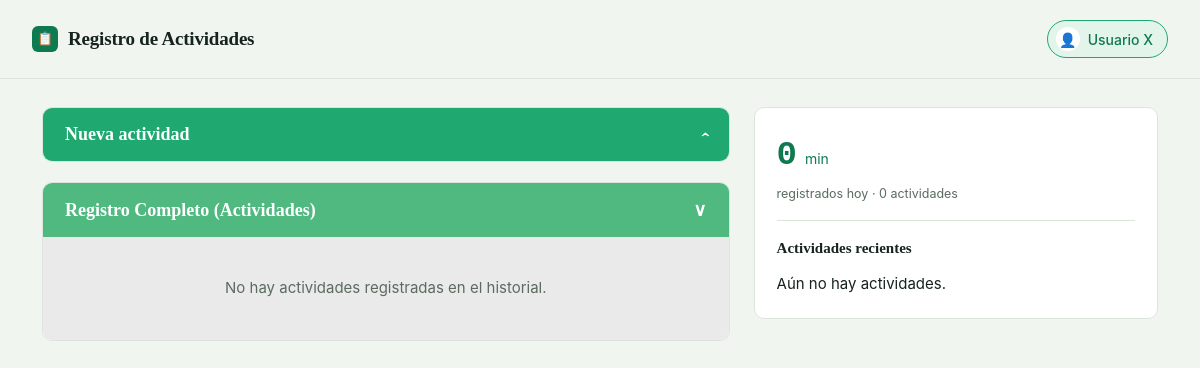
Before: / with the older database file.
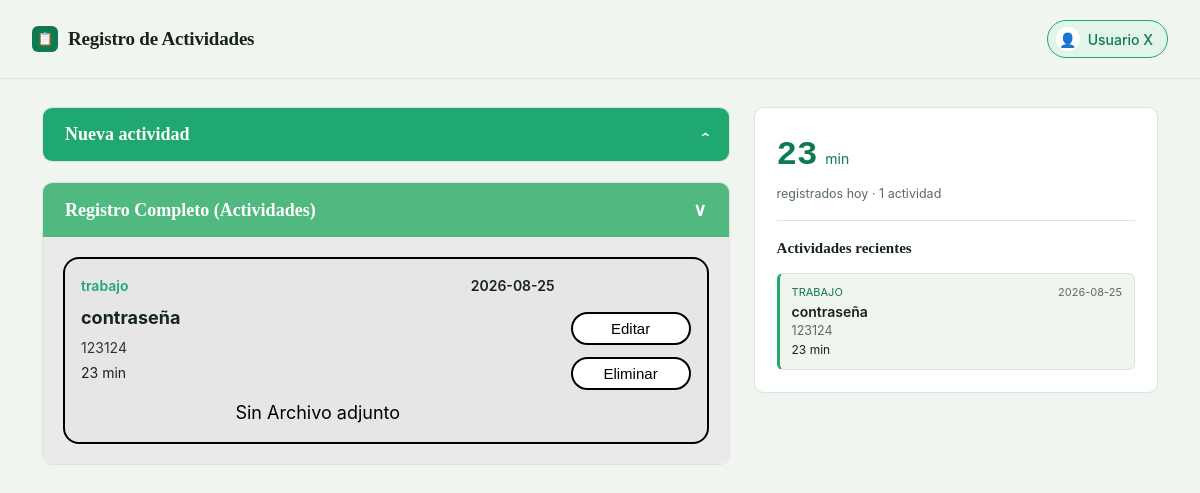
After: the same page with the newer database file.
### tables this page shows
CREATE TABLE activities (
    id INTEGER PRIMARY KEY AUTOINCREMENT,
    title TEXT NOT NULL,
    description TEXT,
    category TEXT,
    activity_date TEXT NOT NULL,
    duration_minutes INTEGER,
    attachment_path TEXT,
    created_at TEXT NOT NULL,
    updated_at TEXT NOT NULL
);

### app.py (the view)
@app.route("/", methods=["GET"])
def index():
    activities = db.list()
    return render_template(
        "index.html",
        activities=activities[:8],
        all_activities=activities,
        categories=CATEGORIES,
        today=date.today().isoformat(),
        stats=_today_stats(activities),
    )

### app.py (called while the page is built)
def _today_stats(activities):
    today = date.today().isoformat()
    minutes = sum(a.duration_minutes or 0 for a in activities if a.activity_date == today)
    count = sum(1 for a in activities if a.activity_date == today)
    return {"minutes": minutes, "count": count}

### database.py (called while the page is built)
    @contextmanager
    def _connect(self):
        conn = sqlite3.connect(self.db_path)
        conn.execute("PRAGMA foreign_keys = ON")
        try:
            yield conn
            conn.commit()
        finally:
            conn.close()

    def list(self, category: Optional[str] = None,
              activity_date: Optional[str] = None) -> List[Activity]:
        query = "SELECT * FROM activities WHERE 1=1"
        params = []
        if category:
            query += " AND category = ?"
            params.append(category)
        if activity_date:
            query += " AND activity_date = ?"
            params.append(activity_date)
        query += " ORDER BY activity_date DESC, id DESC"
        with self._connect() as conn:
            rows = conn.execute(query, params).fetchall()
        return [Activity.from_row(r) for r in rows]

### models.py (called while the page is built)
    def __post_init__(self):
        self.validate()

    def validate(self):
        if not self.title or not self.title.strip():
            raise ActivityValidationError("El título es obligatorio.")
        if len(self.title) > 150:
            raise ActivityValidationError("El título no puede superar 150 caracteres.")
        try:
            datetime.strptime(self.activity_date, "%Y-%m-%d")
        except (ValueError, TypeError):
            raise ActivityValidationError(
                "activity_date debe tener formato YYYY-MM-DD."
            )
        if self.duration_minutes is not None:
            if not isinstance(self.duration_minutes, int) or self.duration_minutes < 0:
                raise ActivityValidationError(
                    "duration_minutes debe ser un entero >= 0."
                )

### templates/index.html (shortened to what this page needs)
<!DOCTYPE html>
<html lang="es">
<head>
  <link rel="stylesheet" href="{{ url_for('static', filename='css/styles.css') }}">
</head>
<body>
  <header class="topbar">
    <div class="brand">
      <span class="brand-mark">📋</span>
      <span class="brand-name">Registro de Actividades</span>
    </div>
    <div class="user-chip">
      <span class="avatar">👤</span>
      <span>Usuario X</span>
    </div>
  </header>
  <main class="layout">
    <section class="main-column">
      <div class="panel">
        <button type="button" class="panel-header" id="panelToggle" aria-expanded="false">
          <span>Nueva actividad</span>
          <span class="chevron">›</span>
        </button>
      </div>
      <div class="panel full-registry-panel">
        <button type="button" class="panel-header accordion-header" id="registryToggle" aria-expanded="true">
          <span>Registro Completo (Actividades)</span>
          <span class="chevron">∨</span>
        </button>
        <div class="registry-body" id="registryBody">
          {% if all_activities %}
            <div class="full-activity-list">
              {% for a in all_activities %}
                <div class="registry-card">
                  <div class="card-content">
                    <div class="card-meta">
                      <span class="card-category">{{ a.category or 'Sin categoría' }}</span>
                      <span class="card-date">{{ a.activity_date }}</span>
                    </div>
                    <h4 class="card-title">{{ a.title }}</h4>
                    <p class="card-desc">{{ a.description or 'Sin mensaje / descripción' }}</p>
                    <div class="card-duration">{{ a.duration_minutes if a.duration_minutes is not none else '0' }} min</div>
                    <div class="card-attachment-slot">
                      {% if a.attachment_path %}
                        <a href="{{ url_for('uploaded_file', filename=a.attachment_path) }}" target="_blank" class="attachment-box has-file">
                          📄 Archivo: {{ a.attachment_path.split('_', 1)[1] if '_' in a.attachment_path else a.attachment_path }}
                        </a>
                      {% else %}
                        <div class="attachment-box empty">Sin Archivo adjunto</div>
                      {% endif %}
                    </div>
                  </div>
                  <div class="card-actions">
                        <button type="button" class="btn-action edit-btn"
                          data-id="{{ a.id }}"
                          data-title="{{ a.title|e }}"
                          data-category="{{ (a.category or '')|e }}"
                          data-date="{{ a.activity_date|e }}"
                          data-duration="{{ a.duration_minutes if a.duration_minutes is not none else '' }}"
                          data-description="{{ (a.description or '')|e }}"
                          onclick="openEditModal(this.dataset.id, this.dataset.title, this.dataset.category, this.dataset.date, this.dataset.duration, this.dataset.description)">
                      Editar
                    </button>
                    <button type="button" class="btn-action delete-btn" onclick="openDeleteModal('{{ a.id }}', '{{ a.title|escape }}')">
                      Eliminar
                    </button>
                  </div>
                </div>
              {% endfor %}
            </div>
          {% else %}
            <div class="empty-registry">No hay actividades registradas en el historial.</div>
          {% endif %}
        </div>
      </div>
    </section>
    <aside class="sidebar panel">
      <div class="today-stat">
        <span class="today-number">{{ stats.minutes }}</span>
        <span class="today-unit">min</span>
        <div class="today-label">registrados hoy · {{ stats.count }} actividad{{ 'es' if stats.count != 1 else '' }}</div>
      </div>
      <h3 class="sidebar-title">Actividades recientes</h3>
      <ul class="ticket-list">
        {% if activities %}
          {% for a in activities %}
            <li class="ticket">
              <div class="ticket-top">
                <span class="ticket-category">{{ a.category or 'SIN CATEGORÍA' }}</span>
                <span>{{ a.activity_date }}</span>
              </div>
              <div class="ticket-title">{{ a.title }}</div>
              {% if a.description %}
                <div class="ticket-desc">{{ a.description[:80] }}{{ '…' if a.description|length > 80 else '' }}</div>
              {% endif %}
              <div class="ticket-bottom">
                <span class="ticket-duration">{{ a.duration_minutes if a.duration_minutes is not none else '—' }} min</span>
              </div>
            </li>
          {% endfor %}
        {% else %}
          <li class="empty-state">Aún no hay actividades.</li>
        {% endif %}
      </ul>
    </aside>
  </main>
</body>
</html>

### static/css/styles.css (style rules this page uses)
:root { --paper: #F1F5EF; --panel: #FFFFFF; --ink: #16241D; --muted: #5B6B60; --line: #DCE5DC; --accent: #1FA971; --accent-deep: #0E7A50; --accent-soft: #E3F4EA; --danger: #C4432B; --danger-soft: #FBEAE6; --radius: 10px; }
* { box-sizing: border-box; }
body { margin: 0; background: var(--paper); color: var(--ink); font-family: 'Inter', system-ui, sans-serif; font-size: 15px; line-height: 1.5; }
.topbar { display: flex; align-items: center; justify-content: space-between; padding: 20px 32px; border-bottom: 1px solid var(--line); }
.brand { display: flex; align-items: center; gap: 10px; }
.brand-mark { width: 26px; height: 26px; display: inline-flex; align-items: center; justify-content: center; background: var(--accent-deep); color: #fff; border-radius: 6px; font-size: 13px; }
.brand-name { font-family: 'Fraunces', serif; font-weight: 600; font-size: 19px; letter-spacing: -0.01em; }
.user-chip { display: flex; align-items: center; gap: 8px; border: 1.5px solid var(--accent); color: var(--accent-deep); background: var(--accent-soft); padding: 6px 14px 6px 8px; border-radius: 999px; font-weight: 500; font-size: 14px; }
.avatar { width: 24px; height: 24px; border-radius: 50%; background: #fff; display: flex; align-items: center; justify-content: center; color: var(--accent-deep); }
.layout { display: grid; grid-template-columns: minmax(0, 1.7fr) minmax(280px, 1fr); gap: 24px; padding: 28px 32px 48px; max-width: 1180px; margin: 0 auto; align-items: start; }
.main-column { display: flex; flex-direction: column; gap: 20px; }
.panel { background: var(--panel); border: 1px solid var(--line); border-radius: var(--radius); overflow: hidden; }
.panel-header { width: 100%; display: flex; align-items: center; justify-content: space-between; background: var(--accent); color: #fff; border: none; padding: 16px 22px; font-family: 'Fraunces', serif; font-weight: 600; font-size: 18px; cursor: pointer; }
.accordion-header { background: #4FB980; }
.chevron { transition: transform 0.2s ease; }
.panel-header[aria-expanded="false"] .chevron { transform: rotate(-90deg); }
.registry-body { padding: 20px; background: #EAEAEA; }
.full-activity-list { display: flex; flex-direction: column; gap: 16px; }
.registry-card { display: grid; grid-template-columns: 1fr 120px; gap: 16px; background: #E6E6E6; border: 2px solid #000; border-radius: 16px; padding: 16px; align-items: center; }
.card-content { display: flex; flex-direction: column; gap: 4px; }
.card-meta { display: flex; justify-content: space-between; font-size: 14px; }
.card-category { color: #1FA971; font-weight: 600; }
.card-date { font-weight: 600; }
.card-title { margin: 4px 0 2px 0; font-size: 18px; font-weight: bold; }
.card-desc { margin: 0; font-size: 14px; color: #333; }
.card-duration { font-size: 14px; margin-bottom: 8px; }
.card-attachment-slot { display: flex; justify-content: center; margin-top: 4px; }
.attachment-box { display: inline-block; font-size: 18px; color: #000; text-decoration: none; }
.card-actions { display: flex; flex-direction: column; gap: 12px; justify-content: center; }
.btn-action { background: #FFFFFF; border: 2px solid #000; border-radius: 999px; padding: 6px 16px; font-size: 15px; font-weight: 500; cursor: pointer; text-align: center; }
.sidebar { padding: 22px; }
.today-stat { display: flex; align-items: baseline; flex-wrap: wrap; gap: 4px 8px; padding-bottom: 16px; margin-bottom: 16px; border-bottom: 1px solid var(--line); }
.today-number { font-family: 'JetBrains Mono', monospace; font-size: 34px; font-weight: 600; color: var(--accent-deep); }
.today-unit { color: var(--accent-deep); font-size: 14px; }
.today-label { width: 100%; color: var(--muted); font-size: 12.5px; }
.sidebar-title { font-family: 'Fraunces', serif; font-size: 15px; margin: 0 0 14px; }
.ticket-list { list-style: none; margin: 0; padding: 0; display: flex; flex-direction: column; gap: 10px; }
.ticket { border: 1px solid var(--line); border-left: 3px solid var(--accent); border-radius: 6px; padding: 10px 12px; background: var(--paper); }
.ticket-top { display: flex; justify-content: space-between; font-size: 11px; color: var(--muted); }
.ticket-category { text-transform: uppercase; color: var(--accent-deep); }
.ticket-title { font-weight: 600; font-size: 14px; }
.ticket-desc { font-size: 12.5px; color: var(--muted); }
.ticket-bottom { display: flex; justify-content: space-between; font-size: 12px; }

Changed rows visible on the page:
added activities: category "trabajo", activity_date "2026-08-25", title "contraseña", description "123124", duration_minutes "23", category "TRABAJO"
Other visible differences:
{{ stats.minutes }}: "0" → "23"
{{ stats.count }}: "0" → "1"
{{ 'es' if stats.count != 1 else '' }}: "es" → (not shown)
text no longer shown: "No hay actividades registradas en el historial. Aún no hay actividades."
